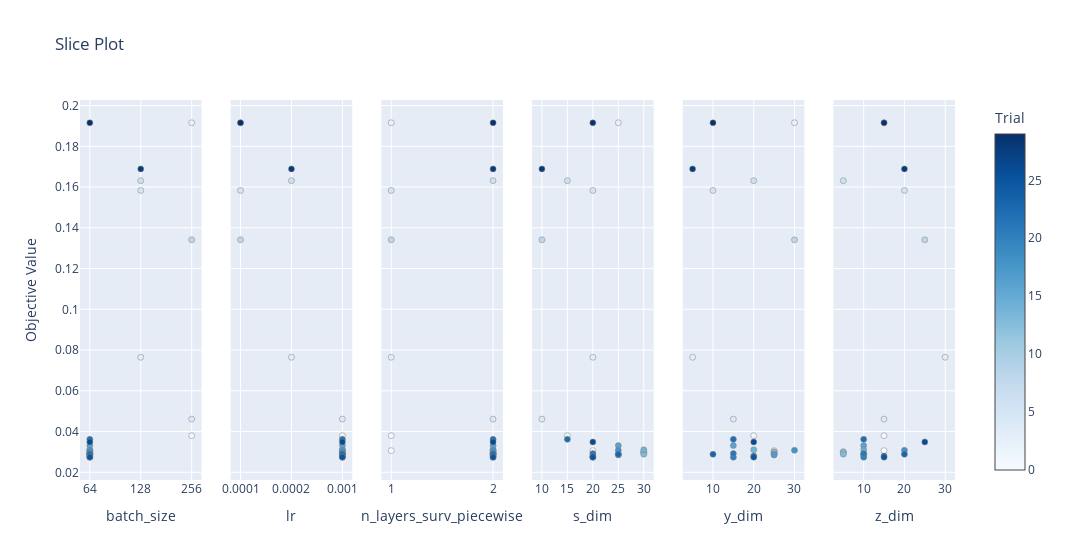

The cell this chart's notebook holds for it:
### Code cell
# Visualize individual hyperparameters as slice plot.
plot_slice(study)

### Figure 1 — Plotly figure (JSON) as saved in the notebook; plotly's stock layout.template omitted (floating-point values rounded to 4 significant figures)
{"data": [{"marker": {"color": [0, 1, 2, 3, 4, 5, 6, 8, 10, 11, 12, 13, 14, 15, 16, 17, 18, 20, 21, 22, 23, 24, 25, 26, 28, 29], "colorbar": {"title": {"text": "Trial"}, "x": 1, "xpad": 40}, "colorscale": [[0, "rgb(247,251,255)"], [0.125, "rgb(222,235,247)"], [0.25, "rgb(198,219,239)"], [0.375, "rgb(158,202,225)"], [0.5, "rgb(107,174,214)"], [0.625, "rgb(66,146,198)"], [0.75, "rgb(33,113,181)"], [0.875, "rgb(8,81,156)"], [1, "rgb(8,48,107)"]], "line": {"color": "Grey", "width": 0.5}, "showscale": true}, "mode": "markers", "name": "Feasible Trial", "showlegend": false, "type": "scatter", "x": [64, 256, 256, 128, 256, 128, 128, 256, 64, 64, 64, 64, 64, 64, 64, 64, 64, 64, 64, 64, 64, 64, 64, 64, 128, 64], "xaxis": "x", "y": [0.03064, 0.03799, 0.1916, 0.07648, 0.04611, 0.1583, 0.1631, 0.1341, 0.03014, 0.02963, 0.0298, 0.02889, 0.03108, 0.02883, 0.03312, 0.02852, 0.0308, 0.0274, 0.02921, 0.03618, 0.02886, 0.02797, 0.02744, 0.0349, 0.1689, 0.1915], "yaxis": "y"}, {"marker": {"color": [0, 1, 2, 3, 4, 5, 6, 8, 10, 11, 12, 13, 14, 15, 16, 17, 18, 20, 21, 22, 23, 24, 25, 26, 28, 29], "colorbar": {"title": {"text": "Trial"}, "x": 1, "xpad": 40}, "colorscale": [[0, "rgb(247,251,255)"], [0.125, "rgb(222,235,247)"], [0.25, "rgb(198,219,239)"], [0.375, "rgb(158,202,225)"], [0.5, "rgb(107,174,214)"], [0.625, "rgb(66,146,198)"], [0.75, "rgb(33,113,181)"], [0.875, "rgb(8,81,156)"], [1, "rgb(8,48,107)"]], "line": {"color": "Grey", "width": 0.5}, "showscale": false}, "mode": "markers", "name": "Feasible Trial", "showlegend": false, "type": "scatter", "x": [0.001, 0.001, 0.0001, 0.0002, 0.001, 0.0001, 0.0002, 0.0001, 0.001, 0.001, 0.001, 0.001, 0.001, 0.001, 0.001, 0.001, 0.001, 0.001, 0.001, 0.001, 0.001, 0.001, 0.001, 0.001, 0.0002, 0.0001], "xaxis": "x2", "y": [0.03064, 0.03799, 0.1916, 0.07648, 0.04611, 0.1583, 0.1631, 0.1341, 0.03014, 0.02963, 0.0298, 0.02889, 0.03108, 0.02883, 0.03312, 0.02852, 0.0308, 0.0274, 0.02921, 0.03618, 0.02886, 0.02797, 0.02744, 0.0349, 0.1689, 0.1915], "yaxis": "y2"}, {"marker": {"color": [0, 1, 2, 3, 4, 5, 6, 8, 10, 11, 12, 13, 14, 15, 16, 17, 18, 20, 21, 22, 23, 24, 25, 26, 28, 29], "colorbar": {"title": {"text": "Trial"}, "x": 1, "xpad": 40}, "colorscale": [[0, "rgb(247,251,255)"], [0.125, "rgb(222,235,247)"], [0.25, "rgb(198,219,239)"], [0.375, "rgb(158,202,225)"], [0.5, "rgb(107,174,214)"], [0.625, "rgb(66,146,198)"], [0.75, "rgb(33,113,181)"], [0.875, "rgb(8,81,156)"], [1, "rgb(8,48,107)"]], "line": {"color": "Grey", "width": 0.5}, "showscale": false}, "mode": "markers", "name": "Feasible Trial", "showlegend": false, "type": "scatter", "x": [1, 1, 1, 1, 2, 1, 2, 1, 2, 2, 2, 2, 2, 2, 2, 2, 2, 2, 2, 2, 2, 2, 2, 2, 2, 2], "xaxis": "x3", "y": [0.03064, 0.03799, 0.1916, 0.07648, 0.04611, 0.1583, 0.1631, 0.1341, 0.03014, 0.02963, 0.0298, 0.02889, 0.03108, 0.02883, 0.03312, 0.02852, 0.0308, 0.0274, 0.02921, 0.03618, 0.02886, 0.02797, 0.02744, 0.0349, 0.1689, 0.1915], "yaxis": "y3"}, {"marker": {"color": [0, 1, 2, 3, 4, 5, 6, 8, 10, 11, 12, 13, 14, 15, 16, 17, 18, 20, 21, 22, 23, 24, 25, 26, 28, 29], "colorbar": {"title": {"text": "Trial"}, "x": 1, "xpad": 40}, "colorscale": [[0, "rgb(247,251,255)"], [0.125, "rgb(222,235,247)"], [0.25, "rgb(198,219,239)"], [0.375, "rgb(158,202,225)"], [0.5, "rgb(107,174,214)"], [0.625, "rgb(66,146,198)"], [0.75, "rgb(33,113,181)"], [0.875, "rgb(8,81,156)"], [1, "rgb(8,48,107)"]], "line": {"color": "Grey", "width": 0.5}, "showscale": false}, "mode": "markers", "name": "Feasible Trial", "showlegend": false, "type": "scatter", "x": [20, 15, 25, 20, 10, 20, 15, 10, 30, 30, 30, 30, 30, 25, 25, 25, 25, 20, 20, 15, 25, 20, 20, 20, 10, 20], "xaxis": "x4", "y": [0.03064, 0.03799, 0.1916, 0.07648, 0.04611, 0.1583, 0.1631, 0.1341, 0.03014, 0.02963, 0.0298, 0.02889, 0.03108, 0.02883, 0.03312, 0.02852, 0.0308, 0.0274, 0.02921, 0.03618, 0.02886, 0.02797, 0.02744, 0.0349, 0.1689, 0.1915], "yaxis": "y4"}, {"marker": {"color": [0, 1, 2, 3, 4, 5, 6, 8, 10, 11, 12, 13, 14, 15, 16, 17, 18, 20, 21, 22, 23, 24, 25, 26, 28, 29], "colorbar": {"title": {"text": "Trial"}, "x": 1, "xpad": 40}, "colorscale": [[0, "rgb(247,251,255)"], [0.125, "rgb(222,235,247)"], [0.25, "rgb(198,219,239)"], [0.375, "rgb(158,202,225)"], [0.5, "rgb(107,174,214)"], [0.625, "rgb(66,146,198)"], [0.75, "rgb(33,113,181)"], [0.875, "rgb(8,81,156)"], [1, "rgb(8,48,107)"]], "line": {"color": "Grey", "width": 0.5}, "showscale": false}, "mode": "markers", "name": "Feasible Trial", "showlegend": false, "type": "scatter", "x": [25, 20, 30, 5, 15, 10, 20, 30, 25, 25, 25, 25, 20, 25, 15, 25, 30, 15, 15, 15, 10, 20, 20, 20, 5, 10], "xaxis": "x5", "y": [0.03064, 0.03799, 0.1916, 0.07648, 0.04611, 0.1583, 0.1631, 0.1341, 0.03014, 0.02963, 0.0298, 0.02889, 0.03108, 0.02883, 0.03312, 0.02852, 0.0308, 0.0274, 0.02921, 0.03618, 0.02886, 0.02797, 0.02744, 0.0349, 0.1689, 0.1915], "yaxis": "y5"}, {"marker": {"color": [0, 1, 2, 3, 4, 5, 6, 8, 10, 11, 12, 13, 14, 15, 16, 17, 18, 20, 21, 22, 23, 24, 25, 26, 28, 29], "colorbar": {"title": {"text": "Trial"}, "x": 1, "xpad": 40}, "colorscale": [[0, "rgb(247,251,255)"], [0.125, "rgb(222,235,247)"], [0.25, "rgb(198,219,239)"], [0.375, "rgb(158,202,225)"], [0.5, "rgb(107,174,214)"], [0.625, "rgb(66,146,198)"], [0.75, "rgb(33,113,181)"], [0.875, "rgb(8,81,156)"], [1, "rgb(8,48,107)"]], "line": {"color": "Grey", "width": 0.5}, "showscale": false}, "mode": "markers", "name": "Feasible Trial", "showlegend": false, "type": "scatter", "x": [15, 15, 15, 30, 15, 20, 5, 25, 5, 5, 5, 5, 10, 10, 10, 10, 20, 10, 10, 10, 20, 15, 15, 25, 20, 15], "xaxis": "x6", "y": [0.03064, 0.03799, 0.1916, 0.07648, 0.04611, 0.1583, 0.1631, 0.1341, 0.03014, 0.02963, 0.0298, 0.02889, 0.03108, 0.02883, 0.03312, 0.02852, 0.0308, 0.0274, 0.02921, 0.03618, 0.02886, 0.02797, 0.02744, 0.0349, 0.1689, 0.1915], "yaxis": "y6"}], "layout": {"title": {"text": "Slice Plot"}, "width": 1800, "xaxis": {"anchor": "y", "categoryarray": [64, 128, 256, 512], "categoryorder": "array", "domain": [0, 0.1389], "title": {"text": "batch_size"}, "type": "category"}, "xaxis2": {"anchor": "y2", "categoryarray": [0.0001, 0.0002, 0.001], "categoryorder": "array", "domain": [0.1722, 0.3111], "title": {"text": "lr"}, "type": "category"}, "xaxis3": {"anchor": "y3", "categoryarray": [1, 2], "categoryorder": "array", "domain": [0.3444, 0.4833], "title": {"text": "n_layers_surv_piecewise"}, "type": "category"}, "xaxis4": {"anchor": "y4", "domain": [0.5167, 0.6556], "title": {"text": "s_dim"}}, "xaxis5": {"anchor": "y5", "domain": [0.6889, 0.8278], "title": {"text": "y_dim"}}, "xaxis6": {"anchor": "y6", "domain": [0.8611, 1], "title": {"text": "z_dim"}}, "yaxis": {"anchor": "x", "domain": [0, 1], "title": {"text": "Objective Value"}}, "yaxis2": {"anchor": "x2", "domain": [0, 1], "matches": "y", "showticklabels": false}, "yaxis3": {"anchor": "x3", "domain": [0, 1], "matches": "y", "showticklabels": false}, "yaxis4": {"anchor": "x4", "domain": [0, 1], "matches": "y", "showticklabels": false}, "yaxis5": {"anchor": "x5", "domain": [0, 1], "matches": "y", "showticklabels": false}, "yaxis6": {"anchor": "x6", "domain": [0, 1], "matches": "y", "showticklabels": false}}}
